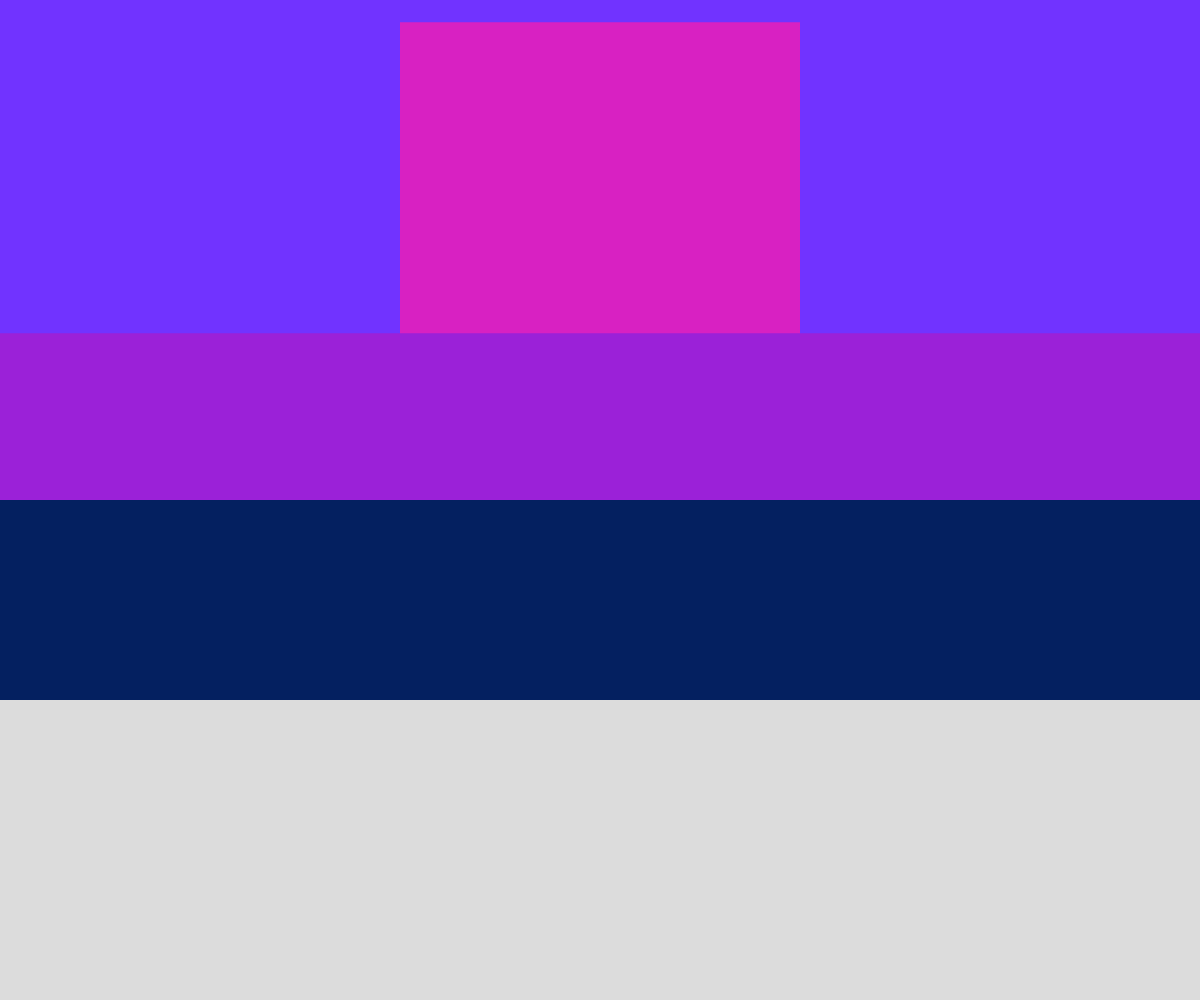
Frame 1 (no input)
Frame 60 (no input): identical to frame 1, image omitted
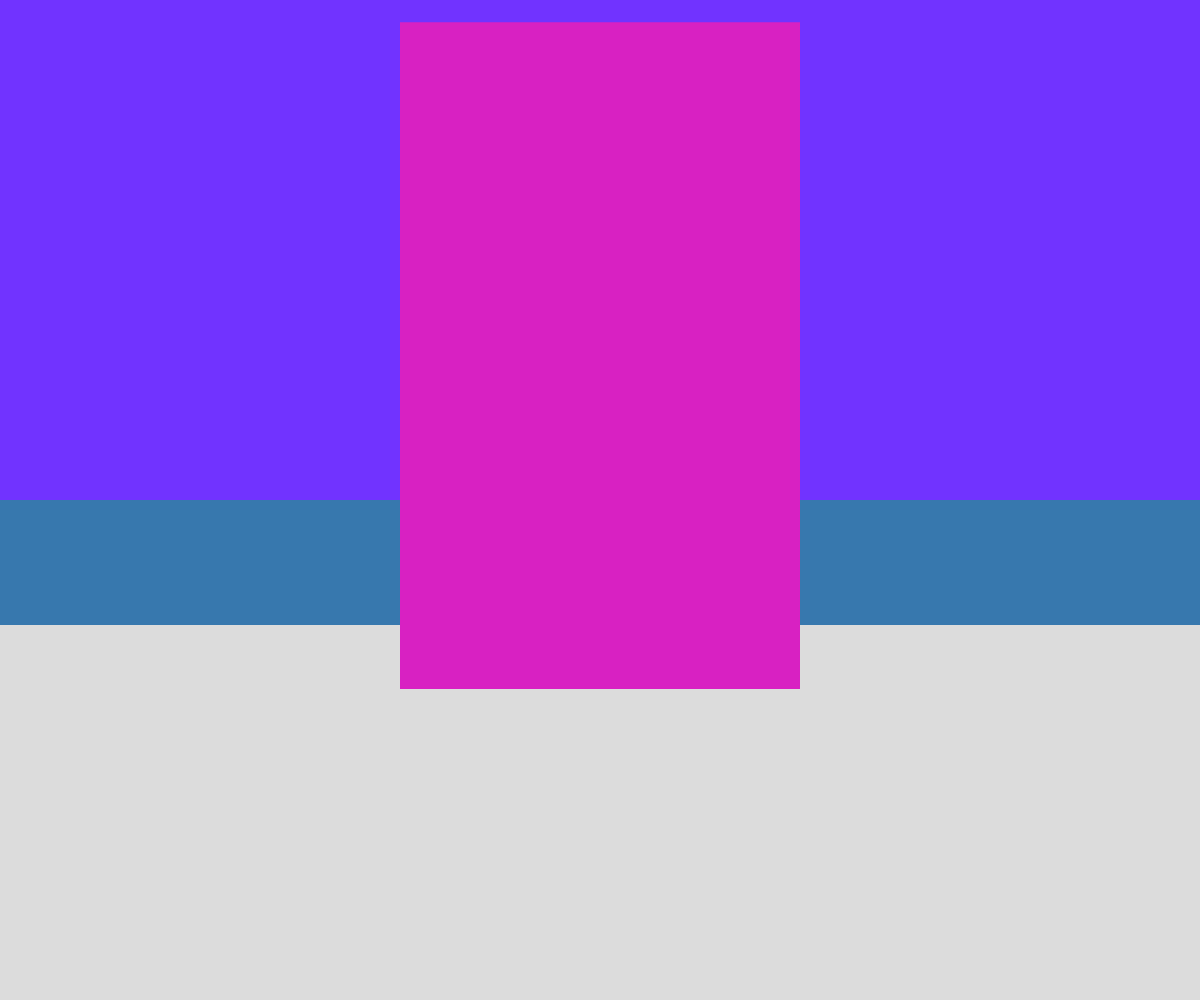
Frame 120 (the mouse pressed at the canvas centre since frame 60)

The p5.js sketch that drew these frames (run headless with seeded random() and noise() and a simulated clock; from frame 60 on, the mouse is pressed at the canvas centre):

// p5.js sketch
// ── sketch.js

let clrs = [
'#7133FF', //top 0
'#9B21D8', //middle top 1
'#D821C2', //middle strip 2
'#042060', //middle bottom 3
'#3778AE' //bottom 4
]


function setup() {
  createCanvas(windowWidth, windowHeight);
  noStroke();
}

function draw() {
 background(220);
 canvasRect(clrs[4], height/8, height/2, false);
 canvasRect(clrs[0], height/2, 0, false);
 fill(clrs[2]); 
 rect(width * 1/3, height * 1/45, width * 1/3, height * 2/3); 
 canvasRect(clrs[1], height/6, height/3, true);
 canvasRect(clrs[3], height/5, height/2, true);


}

function canvasRect(clr, hgt, y_offset, clickable) {
	fill(clr);
	if((clickable == true) && (mouseIsPressed == false)){
		rect(0, y_offset, width, hgt);
	} 
	if(clickable == false){
		rect(0, y_offset, width, hgt);
	}
}
